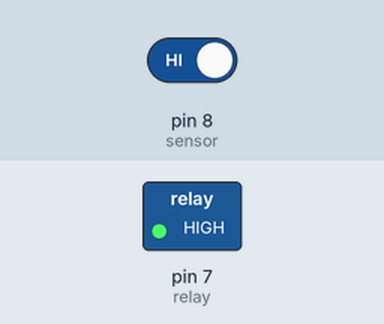
Simulated run of this sketch. Board: Arduino Uno, built with avr-gcc and run on an emulated ATmega328P. Parts: switched loads named in the sketch (green lamp = pin HIGH). Inputs (shaded band) come from the test bench; at power-on: pin 8 (sensor) HIGH.

Above: at 1.2 s.
1.3 s: pin 8 (sensor) driven LOW
At 1.6 s:
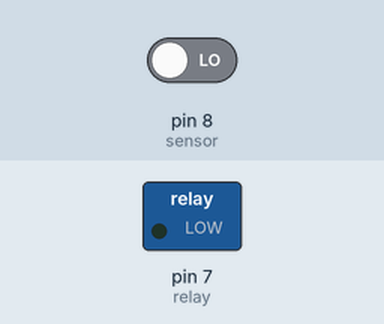
2.8 s: pin 8 (sensor) driven HIGH
At 3.9 s:
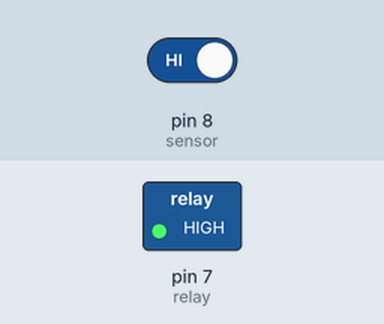
Timing chart, 0 to 5.8 s (numbered marks = the images above; inputs shaded):
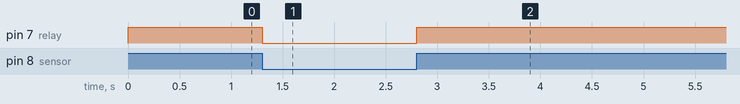

Measured:
- after the input at 1.3 s, pin 7 (relay): HIGH → LOW at once
- after the input at 2.8 s, pin 7 (relay): LOW → HIGH at once

The sketch:

25-04-19_LDR.ino
```cpp
#define relay 7
int sensor =8;
void setup()
{
  pinMode(relay, OUTPUT);
  pinMode(sensor,INPUT);
}
void loop()
{
  int data = digitalRead(sensor);
  if(data == LOW)
  {
    digitalWrite(relay, LOW);
  }
  else
  {
        digitalWrite(relay,HIGH);

  }
}
```
